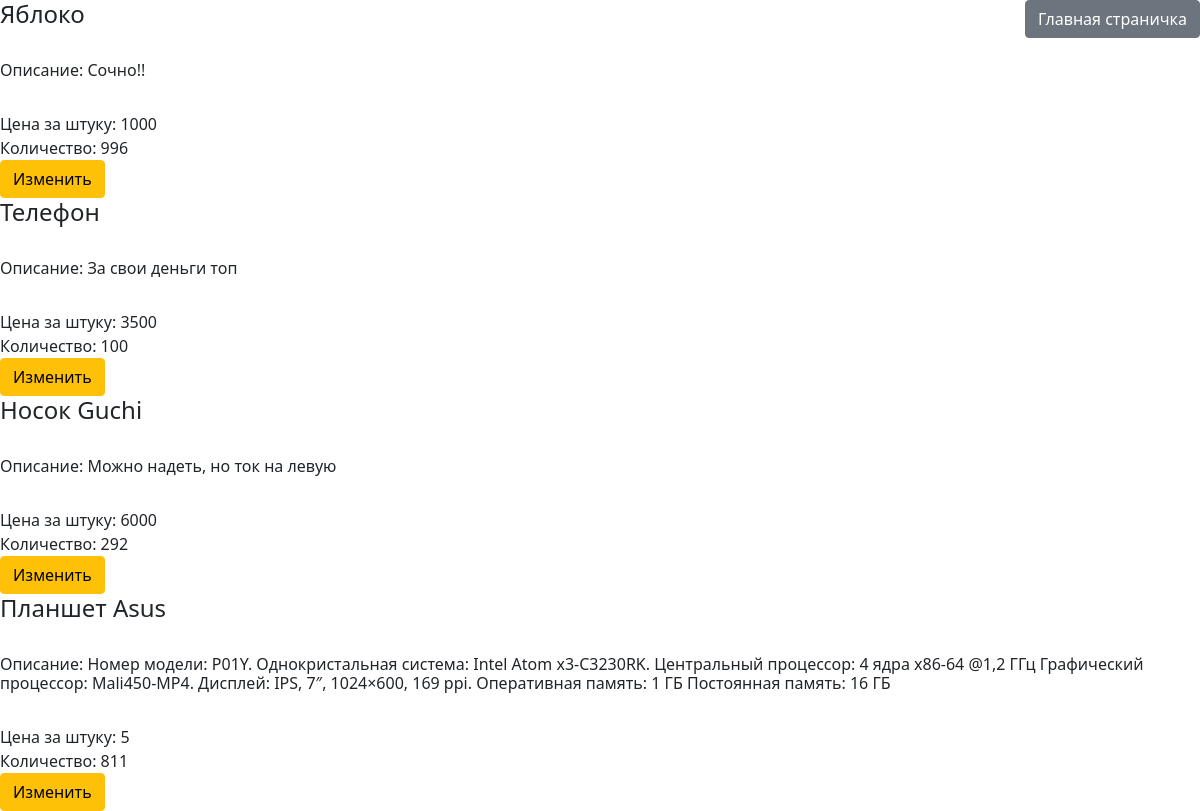
The page /product/ (signed in) on the database its author committed.
### myshop/models.py (models this page shows)
class Product(models.Model):
	name = models.CharField(max_length=50)
	photo = models.ImageField(null=True)
	description = models.TextField()
	price = models.PositiveIntegerField()
	quantity = models.PositiveSmallIntegerField()
	def __str__(self):
		return self.name

### myshop/views.py (the view)
# urls.py: path('product/', ProductListView.as_view(), name='product_list'),
class ProductListView(PermissionRequiredMixin, ListView):
	permission_required = 'is_superuser'
	model = Product
	template_name = 'product_list.html'
	ordering = '-id'

### templates/product_list.html (shortened to what this page needs)
{% extends 'base.html' %}
{% block content %}
	{% for product in object_list %}
		<div>
			<h4>{{ product }}</h4><br>
			<h6>Описание: {{ product.description }}</h6><br>
			<span>Цена за штуку: {{ product.price }}</span><br>
			<span>Количество: {{ product.quantity }}</span><br>
			<a class="btn btn-warning" href="{% url 'product_update' product.id %}">Изменить</a>
		</div>
	{% endfor %}
{% endblock %}

### rows shown on the page
Product: description "Сочно!!", price "1000", quantity "996"
Product: name "Телефон", description "За свои деньги топ", price "3500", quantity "100"
Product: name "Носок Guchi", description "Можно надеть, но ток на левую", price "6000", quantity "292"
Product: name "Планшет Asus", description "Номер модели: P01Y. Однокристальная система: Intel Atom x3-C3230RK. Центральный процессор: 4 ядра x86-64 @1,2 ГГц Графический процессор: Mali450-MP4. Дисплей: IPS, 7″, 1024×600, 169 ppi. Оперативная память: 1 ГБ Постоянная память: 16 ГБ", price "5", quantity "811"
